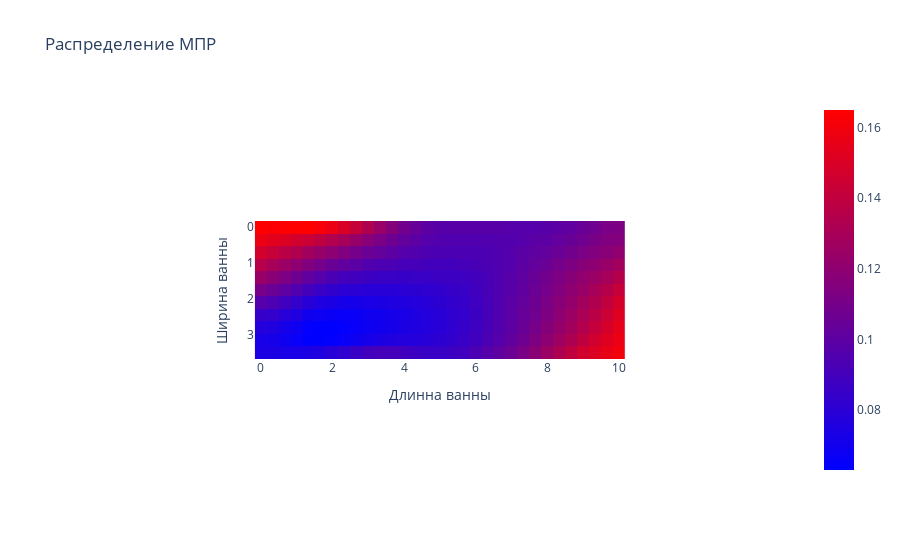
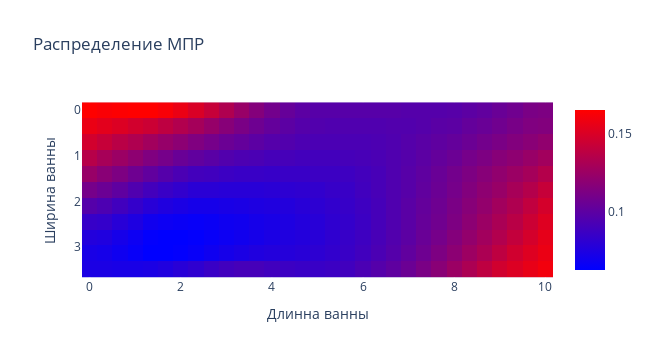

The notebook cell saved with these charts, in order:
### Code cell
x = np.linspace(start=0, stop=10, num=31)
y = np.flip(np.linspace(start=0, stop=3.5, num=11))
title = 'Распределение МПР'
labels = {'x':'Длинна ванны', 'y':'Ширина ванны'}
fig = px.imshow(d,x=x, y=y, color_continuous_scale='bluered', labels=labels, title=title)
fig2 = px.imshow(d,x=x, y=y, color_continuous_scale='bluered', labels=labels, title=title, width=650)
fig.show()
fig2.show()

### Figure 1 — Plotly figure (JSON) as saved in the notebook; plotly's stock layout.template omitted (floating-point values rounded to 4 significant figures; data arrays with more than 128 entries replaced by an {"elided": "..."} marker saying what was removed)
{"data": [{"coloraxis": "coloraxis", "hovertemplate": "Длинна ванны: %{x}<br>Ширина ванны: %{y}<br>color: %{z}<extra></extra>", "name": "0", "type": "heatmap", "x": [0, 0.3333, 0.6667, 1, 1.333, 1.667, 2, 2.333, 2.667, 3, 3.333, 3.667, 4, 4.333, 4.667, 5, 5.333, 5.667, 6, 6.333, 6.667, 7, 7.333, 7.667, 8, 8.333, 8.667, 9, 9.333, 9.667, 10], "xaxis": "x", "y": [3.5, 3.15, 2.8, 2.45, 2.1, 1.75, 1.4, 1.05, 0.7, 0.35, 0], "yaxis": "y", "z": {"elided": "11x31 float values"}}], "layout": {"autosize": true, "coloraxis": {"colorscale": [[0, "rgb(0,0,255)"], [1, "rgb(255,0,0)"]]}, "title": {"text": "Распределение МПР"}, "xaxis": {"anchor": "y", "autorange": true, "constrain": "domain", "domain": [0.2427, 0.7573], "range": [-0.1667, 10.17], "scaleanchor": "y", "title": {"text": "Длинна ванны"}, "type": "linear"}, "yaxis": {"anchor": "x", "autorange": true, "constrain": "domain", "domain": [1.11e-16, 1.0], "range": [3.675, -0.175], "title": {"text": "Ширина ванны"}, "type": "linear"}}}

### Figure 2 — Plotly figure (JSON) as saved in the notebook; plotly's stock layout.template omitted (floating-point values rounded to 4 significant figures; data arrays with more than 128 entries replaced by an {"elided": "..."} marker saying what was removed)
{"data": [{"coloraxis": "coloraxis", "hovertemplate": "Длинна ванны: %{x}<br>Ширина ванны: %{y}<br>color: %{z}<extra></extra>", "name": "0", "type": "heatmap", "x": [0, 0.3333, 0.6667, 1, 1.333, 1.667, 2, 2.333, 2.667, 3, 3.333, 3.667, 4, 4.333, 4.667, 5, 5.333, 5.667, 6, 6.333, 6.667, 7, 7.333, 7.667, 8, 8.333, 8.667, 9, 9.333, 9.667, 10], "xaxis": "x", "y": [3.5, 3.15, 2.8, 2.45, 2.1, 1.75, 1.4, 1.05, 0.7, 0.35, 0], "yaxis": "y", "z": {"elided": "11x31 float values"}}], "layout": {"coloraxis": {"colorscale": [[0, "rgb(0,0,255)"], [1, "rgb(255,0,0)"]]}, "height": 360, "title": {"text": "Распределение МПР"}, "width": 650, "xaxis": {"anchor": "y", "autorange": true, "constrain": "domain", "domain": [0, 1], "range": [-0.1667, 10.17], "scaleanchor": "y", "title": {"text": "Длинна ванны"}, "type": "linear"}, "yaxis": {"anchor": "x", "autorange": true, "constrain": "domain", "domain": [0.01254, 0.9875], "range": [3.675, -0.175], "title": {"text": "Ширина ванны"}, "type": "linear"}}}
